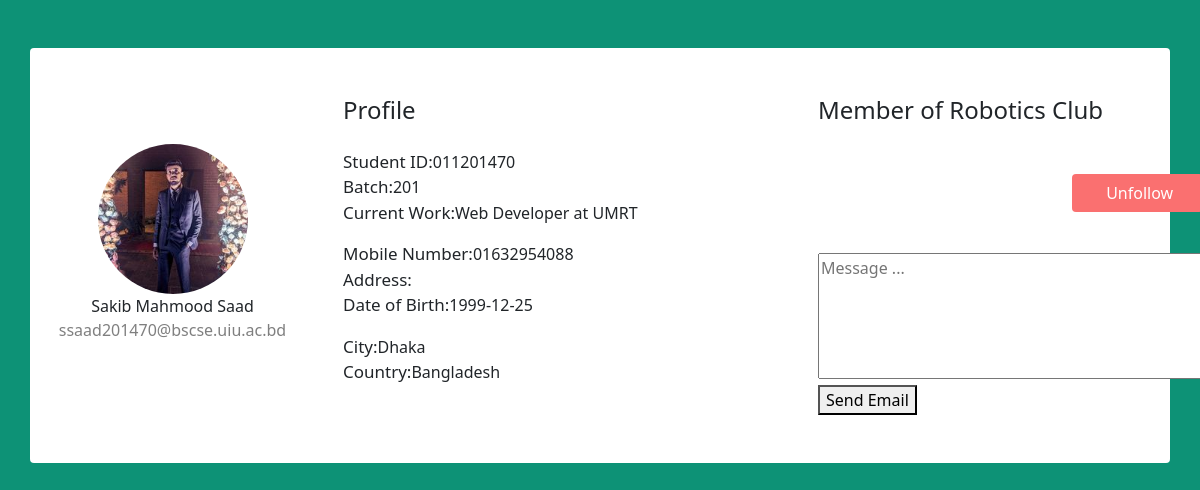
Page /user.php?id=011201470 (signed in) on the committed database.
### tables this page shows
CREATE TABLE `person` (
  `id` varchar(20) NOT NULL,
  `name` varchar(100) DEFAULT NULL,
  `email` varchar(100) DEFAULT NULL,
  `address` varchar(100) DEFAULT NULL,
  `phone` varchar(20) DEFAULT NULL,
  `current_work` varchar(50) DEFAULT NULL,
  `dob` date DEFAULT NULL,
  `city` int(11) DEFAULT NULL,
  `country` int(11) DEFAULT NULL,
  `batch` int(11) DEFAULT NULL,
  `passwd` varchar(50) DEFAULT NULL
);

CREATE TABLE `city` (
  `id` int(11) NOT NULL,
  `name` varchar(50) DEFAULT NULL
);

CREATE TABLE `country` (
  `id` int(11) NOT NULL,
  `name` varchar(50) DEFAULT NULL
);

CREATE TABLE `club` (
  `id` int(11) NOT NULL,
  `name` varchar(100) DEFAULT NULL,
  `room` varchar(50) DEFAULT NULL,
  `description` varchar(500) DEFAULT NULL
);

### user.php (the view, shortened to what this page needs)
<?php
$connect = mysqli_connect(HOST, USER, PASS, DB) or die("Can not connect");
if (isset($_GET['id'])) {
    $id = $_GET['id'];
    $profile_picture = 'uploads/' . $id . '.jpg';
    $results = mysqli_query($connect, "SELECT * FROM person WHERE id = '$id'")
        or die("Can not execute query");
    while ($rows = mysqli_fetch_array($results)) {
        extract($rows);
    }
    $city_result = mysqli_query($connect, "SELECT name FROM `city` WHERE id = '$city'")
    or die("Can not execute query");
    $city_name = "";
    if ($row = mysqli_fetch_assoc($city_result)) {
        $city_name = $row['name'];
    }
    $country_result = mysqli_query($connect, "SELECT name FROM `country` WHERE id = '$country'")
    or die("Can not execute query");
    $country_name = "";
    if ($row = mysqli_fetch_assoc($country_result)) {
        $country_name = $row['name'];
    }
    $club_name_query = mysqli_query($connect, "SELECT name FROM club WHERE club.id = (SELECT members_info.club FROM members_info WHERE person_id = '$id')")
    or die("Can not execute club position query");
    $club_name = "";
    if ($row = mysqli_fetch_assoc($club_name_query)) {
        $club_name = $row['name'];
    }
    $friend_id = $id;
    $person_id = $_SESSION['user_id'];
    $friend_query = mysqli_query($connect, "SELECT count(*) FROM friend WHERE person_id = '$person_id' AND friend_id = '$friend_id'");
    $friend_count = mysqli_fetch_array($friend_query)[0];
    $logged_user_id = $_SESSION['user_id'];
    $logged_user_name_query = mysqli_query($connect, "SELECT name FROM person WHERE id = '$logged_user_id'");
    $logged_user_name = mysqli_fetch_array($logged_user_name_query)[0];
} else {
    echo "ID parameter is missing!";
    header("Location: index.php");
}
?>
<!DOCTYPE html>
<html lang="en">
<head>
    <link rel="stylesheet" href="./assets/style.css">
    <link href="https://cdn.jsdelivr.net/npm/bootstrap@5.0.0-alpha1/dist/css/bootstrap.min.css" rel="stylesheet">
</head>
<body>
    <div class="container rounded bg-white mt-5 mb-5">
    <div class="row">
        <div class="col-md-3 border-right">
            <div class="d-flex flex-column align-items-center text-center p-3 py-5">
                <img class="rounded-circle mt-5" width="150px" src="<?php echo $profile_picture; ?>">
                <span class="font-weight-bold"><?php echo $name; ?></span>
                <span class="text-black-50"><?php echo $email; ?></span>
            </div>
        </div>
        <div class="col-md-5 border-right">
            <div class="p-3 py-5">
                <div class="d-flex justify-content-between align-items-center mb-3">
                    <h4 class="text-right">Profile</h4>
                </div>
                <div class="row mt-2">
                    <div class="col-md-6"><label class="labels">Student ID: </label><?php echo $id; ?></div>
                    <div class="col-md-12"><label class="labels">Batch: </label><?php echo $batch; ?></div>
                    <div class="col-md-12"><label class="labels">Current Work: </label><?php echo $current_work; ?></div>
                </div>
                <div class="row mt-3">
                    <div class="col-md-12"><label class="labels">Mobile Number: </label><?php echo $phone; ?></div>
                    <div class="col-md-12"><label class="labels">Address: </label><?php echo $address; ?></div>
                    <div class="col-md-12"><label class="labels">Date of Birth: </label><?php echo $dob; ?></div>
                </div>
                <div class="row mt-3">
                    <div class="col-md-12"><label class="labels">City: </label><?php echo $city_name; ?></div>
                    <div class="col-md-12"><label class="labels">Country: </label><?php echo $country_name; ?></div>
                </div>
            </div>
        </div>
        <div class="col-md-4">
            <div class="p-3 py-5">
                <div class="d-flex justify-content-between align-items-center experience">
                    <span>
                        <h4 class="text-right"><?php echo "Member of $club_name";?></h4>
                    </span>
                </div>
            </div>
            <?php if ($friend_count > 0): ?>
            <span>
                <a href="remove_friend.php"  class="light-red2-btn">
                    <i class="fa fa-plus"></i>&nbsp;Unfollow
                </a>
            </span>
            <?php endif; ?>
            <div class="p-3 py-5">
                <span>
                    <form id="emailForm">
                        <textarea id="emailBody" rows="5" cols="40" placeholder="Message ..."></textarea>
                        <button type="button" onclick="
                            var email = '<?php echo $email; ?>';
                            var body = document.getElementById('emailBody').value;
                            var subject = '<?php echo $logged_user_name; ?> sent a message from Club and Alumni Social Platform';
                            var mailtoLink = 'mailto:' + email + '?subject=' + encodeURIComponent(subject) + '&body=' + encodeURIComponent(body);  // Construct the mailto link
                            window.location.href = mailtoLink;
                        ">Send Email</button>
                    </form>
                </span>
            </div>
        </div>
    </div>
</div>
</body>
</html>

### assets/style.css (style rules this page uses)
body { background: rgb(99, 39, 120); font-size: large; }
.labels { font-size: 17px }

### user.php (style rules this page uses)
body { background-color: #0D9276; }
.light-red2-btn { background-color: #FA7070; color: #fff; padding: 8px 30px; border-radius: 4px; text-decoration: none; margin-left: 270px; }

### rows in the picture
person: name "Sakib Mahmood Saad", email "ssaad201470@bscse.uiu.ac.bd", id "011201470", batch "201", current_work "Web Developer at UMRT", phone "01632954088", dob "1999-12-25"
city: name "Dhaka"
country: name "Bangladesh"
club: name "Robotics Club"
